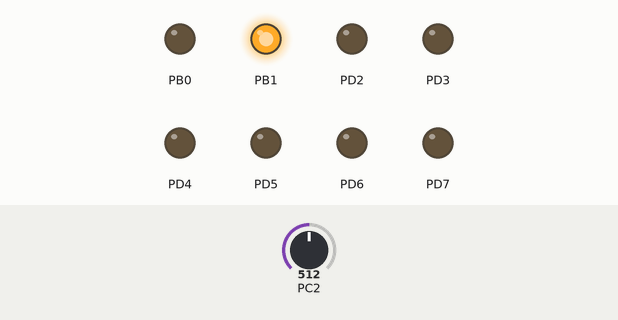
A program run on a simulated ATmega328P, built with avr-gcc and emulated at 16 MHz. On the bench: output pins drawn as LEDs (lit = HIGH). The inputs (shaded band) are chosen by the test bench; at power-on: PC2 = 512.

Above: at 1.2 s.
1.3 s: PC2 set to 516
At 1.8 s:
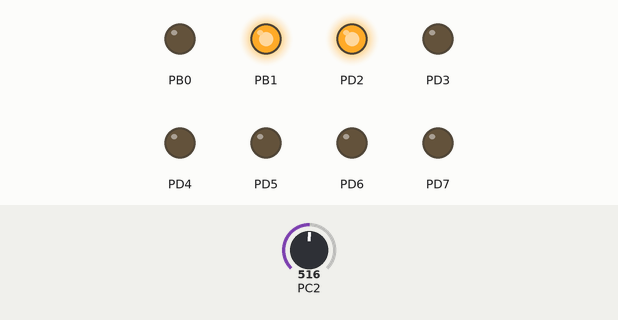
2.8 s: PC2 set to 511
At 4.0 s:
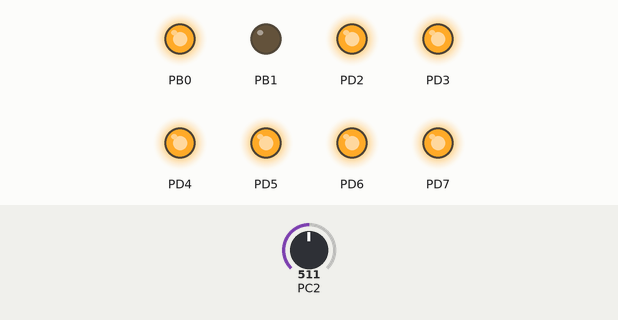
4.3 s: PC2 set to 306
At 5.3 s:
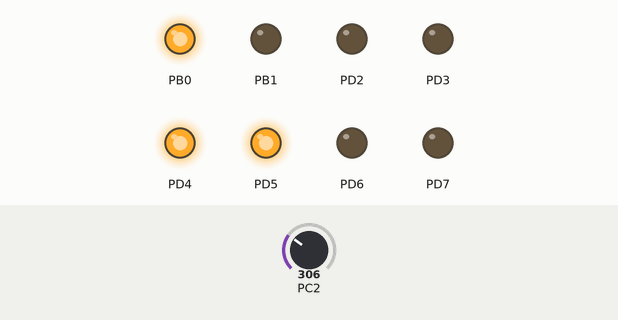
5.8 s: PC2 set to 303
At 6.4 s:
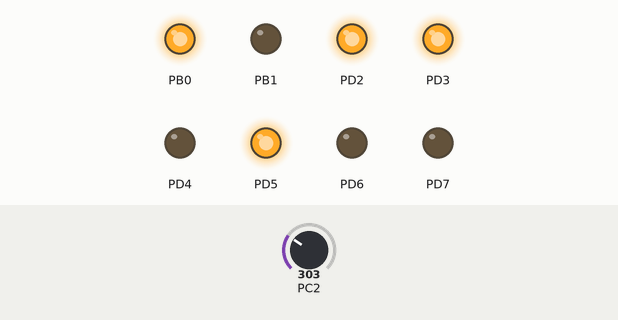
7.3 s: PC2 set to 122
At 8.7 s:
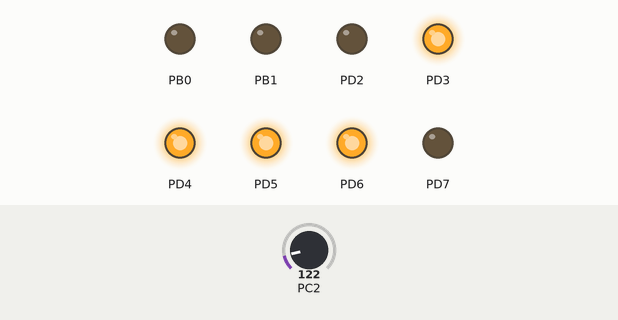
Timing chart, 0 to 9.8 s (numbered marks = the images above; inputs shaded):
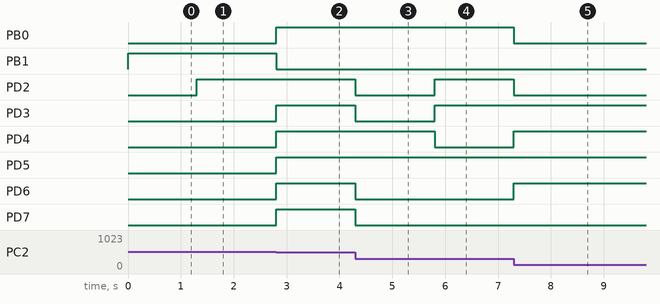

Measured:
- the behaviour switches between 515 and 516 on PC2 (found by bisection; images 0 and 1)
- the behaviour switches between 304 and 303 on PC2 (found by bisection; images 3 and 4)
- after the input at 1.3 s, PD2: LOW → HIGH at once
- after the input at 2.8 s, PB0, PD3–7: LOW → HIGH at once; PB1: HIGH → LOW at once
- after the input at 4.3 s, PD2, PD3, PD6, PD7: HIGH → LOW at once
- after the input at 5.8 s, PD2, PD3: LOW → HIGH at once; PD4: HIGH → LOW at once
- after the input at 7.3 s, PB0, PD2: HIGH → LOW at once; PD4, PD6: LOW → HIGH at once

The program:

main.c
```c
/*
 * Lab3_1.c
 *
 * Created: 29/1/2026
 * Author : santi
 */

#define F_CPU 16000000
#include <avr/io.h>
#include <avr/interrupt.h>
#include <stdint.h>
#include "LibLAB3.h"
volatile uint8_t spi_cmd = 0;
uint8_t valorSPI = 0;
/****************************************/
// Function prototypes
void refreshPORT(uint8_t valor);
void setup(void);
/****************************************/
// Main Function
int main(void)
{
    setup();
	DDRD |= 0b11111100;  // D2 D7
	DDRB |= 0b00000011;  // D8 D9
    SPIinit(SPI_SLAVE_SS, SPI_DATA_ORDER_MSB,
            SPI_CLOCK_IDLE_LOW, SPI_CLOCK_FIRST_EDGE);

    SPDR = 0x00;   // primer dummy obligatorio

    while (1)
    {
        if (SPSR & (1 << SPIF))
        {
            uint8_t rx = SPDR;   // byte recibido

            // Si llega comando
            if (rx == 'c' || rx == 'd') {
                spi_cmd = rx;
                SPDR = 0x00;     // dummy para siguiente clock
            }
            else {
                // Este byte es el dummy del master ? RESPONDER
                if (spi_cmd == 'c') {
                    SPDR = (uint8_t)(LecturaADC(2) >> 2);
                }
                else if (spi_cmd == 'd') {
                    SPDR = (uint8_t)(LecturaADC(3) >> 2);
                }
                else {
                    SPDR = 0x00;
                }
            }
        }

uint8_t adc8 = LecturaADC(2) >> 2;

// D2 D7
PORTD = (PORTD & 0b00000011) | (adc8 << 2);

// D8 D9
PORTB = (PORTB & 0b11111100) | (adc8 >> 6);
    }
}
```

LibLab3.c
```c
/*
 * LibLab3.c
 *
 * Created: 29/1/2026 19:31:35
 *  Author: santi
 */


#include "LibLAB3.h"

void refreshPORT(uint8_t valor){
	if(valor & 0b10000000){
		PORTB |= (1<<PORTB1);
	}
	else{
		PORTB &= ~(1<<PORTB1);
	}
	if(valor & 0b01000000){
		PORTB |= (1<<PORTB0);
	}
	else{
		PORTB &= ~(1<<PORTB0);
	}
	if(valor & 0b00100000){
		PORTD |= (1<<PORTD7);
	}
	else{
		PORTD &= ~(1<<PORTD7);
	}
	if(valor & 0b00010000){
		PORTD |= (1<<PORTD6);
	}
	else{
		PORTD &= ~(1<<PORTD6);
	}
	if(valor & 0b00001000){
		PORTD |= (1<<PORTD5);
	}
	else{
		PORTD &= ~(1<<PORTD5);
	}
	if(valor & 0b00000100){
		PORTD |= (1<<PORTD4);
	}
	else{
		PORTD &= ~(1<<PORTD4);
	}
	if(valor & 0b00000010){
		PORTD |= (1<<PORTD3);
	}
	else{
		PORTD &= ~(1<<PORTD3);
	}
	if(valor & 0b00000001){
		PORTD |= (1<<PORTD2);
	}
	else{
		PORTD &= ~(1<<PORTD2);
	}

}
void setup(){
    // --- ADC ---
    ADMUX = (1 << REFS0);
    ADCSRA = (1 << ADEN) | (1 << ADPS2) | (1 << ADPS1) | (1 << ADPS0);

    // --- SPI SLAVE ---
    DDRB &= ~(1 << DDB2);    // SS (PB2) como ENTRADA
    PORTB |= (1 << PORTB2); // pull-up en SS

    DDRB |= (1 << DDB4);    // MISO como SALIDA
    DDRB &= ~((1 << DDB3) | (1 << DDB5)); // MOSI, SCK como ENTRADA

    // --- LEDs (igual que antes) ---
    DDRD |= (1<<DDD2)|(1<<DDD3)|(1<<DDD4)|(1<<DDD5)|(1<<DDD6)|(1<<DDD7);
    DDRB |= (1<<DDB0)|(1<<DDB1);

    PORTB &= ~((1<<PORTB0)|(1<<PORTB1));
    PORTD &= ~((1<<DDD2)|(1<<DDD3)|(1<<DDD4)|(1<<DDD5)|(1<<DDD6)|(1<<DDD7));
}

void SPIinit(SPI_TYPE stype, SPI_DATA_ORDER	sDataOrder, SPI_CLOCK_POLARITY sClockPolarity, SPI_CLOCK_PHASE sClockPhase){
	//PB2 ---> SS
	//PB3 ---> MOSI
	//PB4 ---> MISO
	//PB5 ---> SCK

	if(stype & (1<<MSTR)){
		DDRB |= (1<<DDB3)|(1<<DDB5)|(1<<DDB2); //MOSI. SCK, NEGADO_SS
		DDRB &= ~(1<<DDB4);
		SPCR |= (1<<MSTR);

		uint8_t temp = stype & 0b00000111;
		switch(temp){
			case 0: //DIV2
			SPCR &= ~((1<<SPR1)|(1<<SPR0));
			SPSR |= (1<<SPI2X);
			break;
			case 1: //DIV 4
			SPCR &= ~((1<<SPR1)|(1<<SPR0));
			SPSR &= ~(1<<SPI2X);
			break;
			case 2: //DIV8
			SPCR |= (1<<SPR0);
			SPCR &= ~(1<<SPR1);
			SPSR |= (1<<SPI2X);
			case 3: //DIV16
			SPCR |= (1<<SPR0);
			SPCR &= ~(1<<SPR1);
			SPSR &= ~(1<<SPI2X);
			break;
			case 4: //DIV32
			SPCR &= ~(1<<SPR0);
			SPCR |= (1<<SPR1);
			SPSR |= (1<<SPI2X);
			break;
			case 5: //DIV64
			SPCR &= ~(1<<SPR0);
			SPCR |= (1<<SPR1);
			SPSR &= ~(1<<SPI2X);
			break;
			case 6: //DIV128
			SPCR |= (1<<SPR0)|(1<<SPR1);
			SPSR &= ~(1<<SPI2X);
			break;
		}
	}
	else { // SLAVE
    DDRB |= (1<<DDB4); // MISO salida
    DDRB &= ~((1<<DDB3)|(1<<DDB5)|(1<<DDB2)); // MOSI, SCK, SS entrada
    PORTB |= (1<<PORTB2); // ?? pull-up en SS
    SPCR &= ~(1<<MSTR);
}
	//ENABLE SPI, DATA ORDER, CLOCK POLARITY, CLOCK PHASE
	SPCR |= (1<<SPE)|sDataOrder|sClockPolarity|sClockPhase;
}
static void spiReceivewait(){ // Espera a que la informacion sea recibida por completo
	while (!(SPSR & (1<<SPIF)));
}

void SPIwrite(uint8_t dat){ //escribir datos al bus de SPI
	SPDR = dat;
}
unsigned SPIdataready(){ //ver si la info esta lista para ser leida
	if(SPSR & (1<<SPIF))
	return 1;
	else
	return 0;
}
uint8_t spiRead(void){ //lee la informacion recibida
	while(!(SPSR & (1<<SPIF))); //esperar a la informacion este completa
	return(SPDR); //leer la informacion recibida desde el buffer
}

uint16_t LecturaADC(uint8_t PIN){ //Cambiar a uint16_t cuando se vaya a usar servos
	ADMUX = (ADMUX & 0xF0) | PIN; // Seleccionar canal
	ADCSRA |= (1 << ADSC); // Iniciar conversión
	while (ADCSRA & (1 << ADSC)); // Esperar a que termine
	return ADC; //cambiar a solo ADC cuando se vaya a usar servos

}
```

LibLab3.h
```c
/*
 * IncFile1.h
 *
 * Created: 29/1/2026 19:31:03
 *  Author: santi
 */


#ifndef LIBLAB3_H_
#define LIBLAB3_H_
#define F_CPU 16000000
#include <avr/io.h>
#include <avr/interrupt.h>
#include <stdint.h>
typedef enum{
	SPI_MASTER_OSC_DIV2 = 0b01010000,
	SPI_MASTER_OSC_DIV4 = 0b01010001,
	SPI_MASTER_OSC_DIV8 = 0b01010010,
	SPI_MASTER_OSC_DIV16 = 0b01010011,
	SPI_MASTER_OSC_DIV32 = 0b01010100,
	SPI_MASTER_OSC_DIV64 = 0b01010101,
	SPI_MASTER_OSC_DIV128 = 0b01010110,
	SPI_SLAVE_SS = 0b01000000
}SPI_TYPE;

typedef enum{
	SPI_DATA_ORDER_MSB = 0b00100000,
	SPI_DATA_ORDER_LSB = 0b00000000
}SPI_DATA_ORDER;

typedef enum{
	SPI_CLOCK_POLARITY_HIGH = 0b00001000,
	SPI_CLOCK_IDLE_LOW = 0b00000000
}SPI_CLOCK_POLARITY;

typedef enum{
	SPI_CLOCK_FIRST_EDGE = 0b00000000,
	SPI_CLOCK_LAST_EDGE = 0b00000100
}SPI_CLOCK_PHASE;
//protoripos de las funciones a utilizar
//prototipo para inicializar spi
void SPIinit(SPI_TYPE,SPI_DATA_ORDER, SPI_CLOCK_POLARITY, SPI_CLOCK_PHASE);
//prototipo para poder escribir
void SPIwrite(uint8_t dat);
unsigned SPIdataready();
uint8_t spiRead(void);

uint16_t LecturaADC(uint8_t PIN);

#endif /* LIBLAB3_H_ */
```
